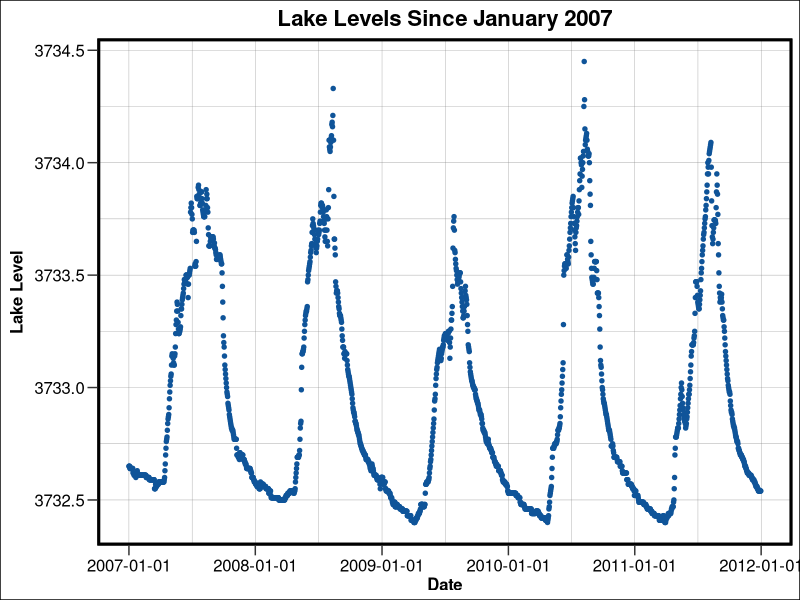
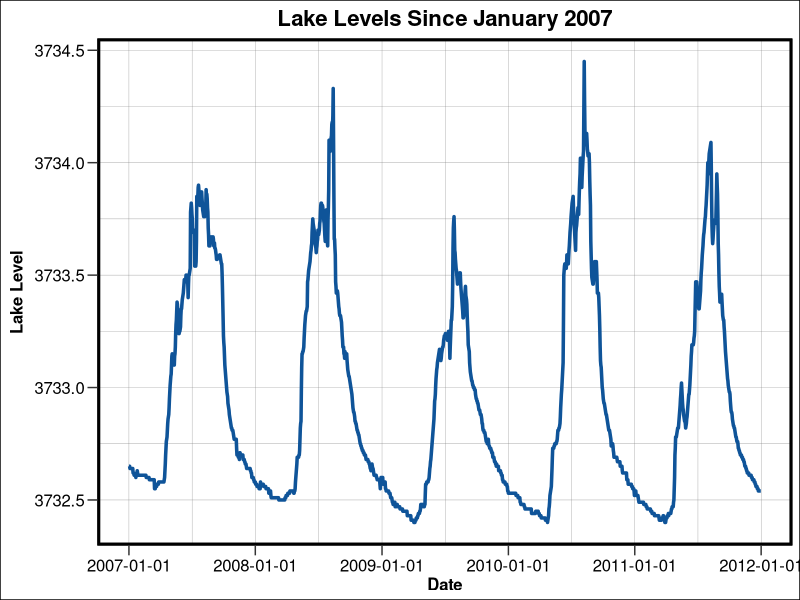
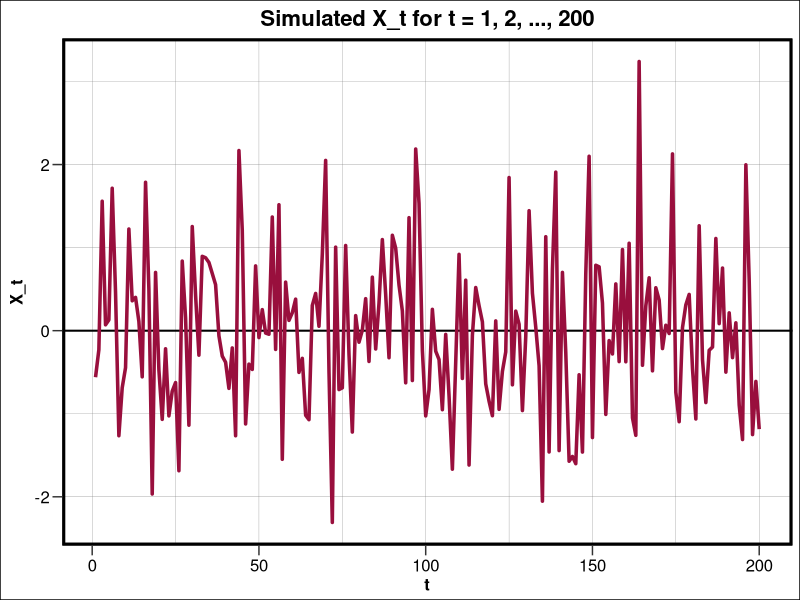
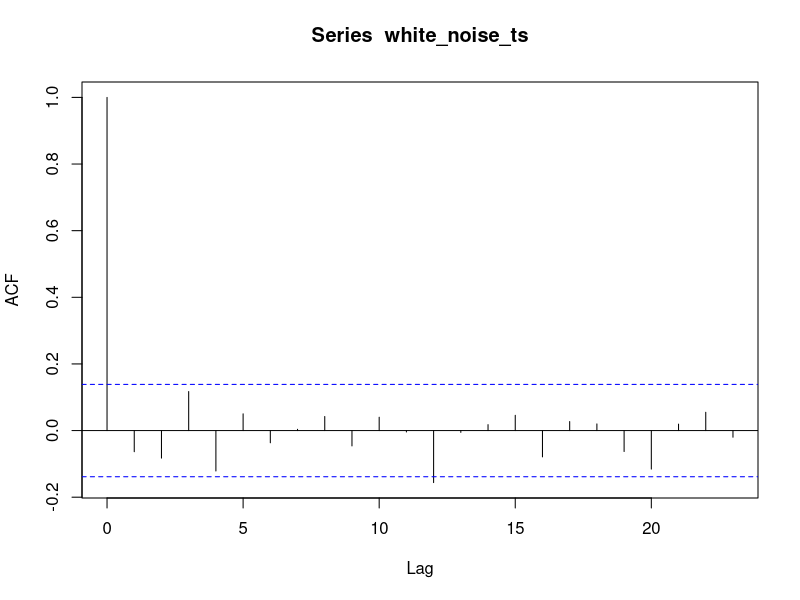
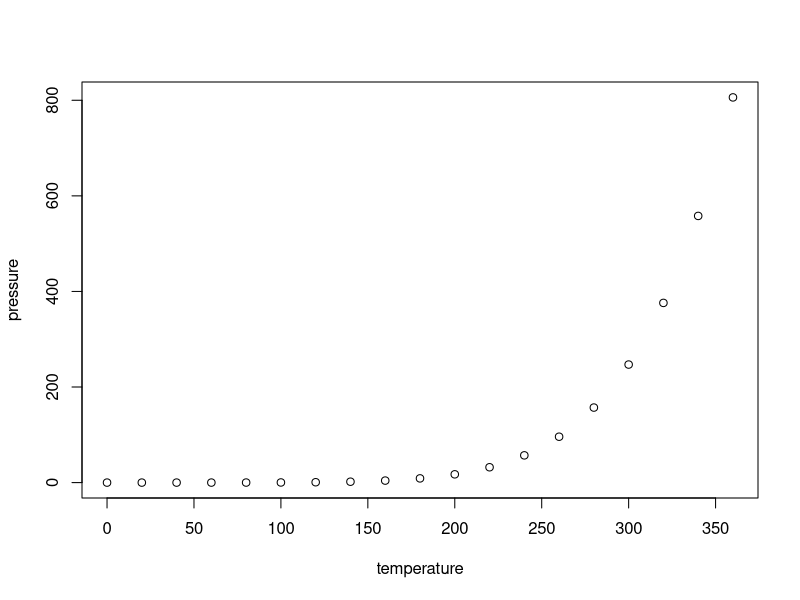
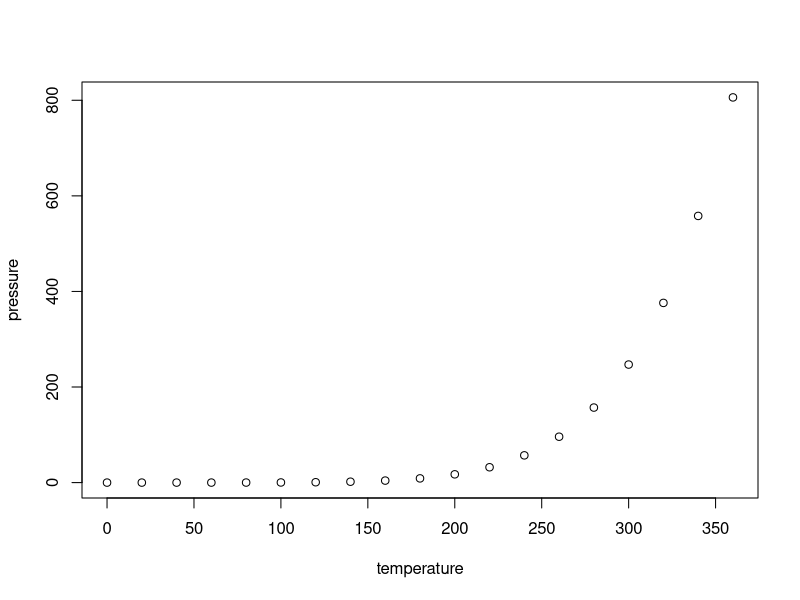

Source code (R) for these figures, in order:
## ---- chunk 1
knitr::opts_chunk$set(echo = TRUE)
#if you do not have the package, type install.packages("name_of_the_package")
library(knitr)
library(tseries)
library(tidyverse)
library(lubridate)
## ---- chunk 2
plot_theme <- theme(
  plot.title = element_text(
    size = 16, face = "bold", hjust = 0.5,
    margin = margin(b = 0.25, unit = "cm")),
  plot.subtitle = element_text(
    size = 12),
  axis.title.x = element_text(
    size = 12, face = "bold", angle = 0,
    margin = margin(r = 0.25, unit = "cm")),
  axis.title.y = element_text(
    size = 12, face = "bold", angle = 90,
    margin = margin(r = 0.25, unit = "cm")),
  axis.text = element_text(
    size = 12),
  axis.ticks.length = unit(0.25, "cm"),
  panel.grid.minor.x = element_line(
    size = 0.1, color = "gray50"),
  panel.grid.major.x = element_line(
    size = 0.1, color = "gray50"),
  panel.grid.minor.y = element_line(
    size = 0.1, color = "gray50"),
  panel.grid.major.y = element_line(
    size = 0.1, color = "gray50"),
  panel.background = element_rect(
    fill = "#FFFFFF"),
  panel.border = element_rect(
    color = "#000000", fill = NA, linewidth = 2),
  plot.background = element_rect(
    fill = "#FFFFFF"),
  legend.background = element_rect(
    fill = "#FFFFFF"),
  legend.key = element_rect(
    fill = "#FFFFFF"),
  legend.title = element_text(
    size = 12, face = "bold"),
  legend.text = element_text(
    size = 12)
)

theme_set(plot_theme)
## ---- chunk 3
dat <- read.csv("LakeLevels.csv", sep = ",", header = TRUE)
dat$Date <- mdy(gsub("/", "-", dat$Date))

head(dat, 10)
names(dat)

scatterplot <- ggplot(
  data = dat,
  mapping = aes(
    x = Date, y = LakeLevel)
) +
  geom_point(
    color = "#0F5499",
    size = 1.2
) +
  labs(
    x = "Date",
    y = "Lake Level",
    title = "Lake Levels Since January 2007"
) +
  scale_x_date(
    date_breaks = "1 year"
)

print(scatterplot)
## ---- chunk 4
is.ts(dat)

x <- ts(dat$LakeLevel, start = c(2007, 1, 1), frequency = 365)
## ---- chunk 5
lineplot <- ggplot(
  data = dat,
  mapping = aes(
    x = Date, y = LakeLevel
  )
) +
  geom_line(
    color = "#0F5499",
    linewidth = 1.2
) +
  labs(
    x = "Date",
    y = "Lake Level",
    title = "Lake Levels Since January 2007"
) +
  scale_x_date(
    date_breaks = "1 year"
)

print(lineplot)
## ---- chunk 6
set.seed(123)
white_noise <- data.frame(
  t = seq(1, 200, length.out = 200),
  X_t = rnorm(n = 200, mean = 0, sd = 1)
)

white_noise_ts <- ts(white_noise$X_t, start = 1, end = 200)
## ---- chunk 7
simul_plot <- ggplot(
  data = white_noise,
  mapping = aes(
    x = t, y = X_t
  )
) +
  geom_hline(
    yintercept = 0,
    color = "#000000",
    linewidth = 0.7
) +
  geom_line(
    color = "#990F3D",
    linewidth = 1.2
) +
  labs(
    x = "t",
    y = "X_t",
    title = "Simulated X_t for t = 1, 2, ..., 200"
)

print(simul_plot)

nrow(white_noise[white_noise$X_t > 2, ])
nrow(white_noise[white_noise$X_t < -2, ])
## ---- chunk 8
acf <- acf(white_noise_ts)
## ---- chunk 9
summary(cars)
## ---- chunk 10
kable(summary(cars))
## ---- chunk 11
plot(pressure)
## ---- chunk 12
plot(pressure)
